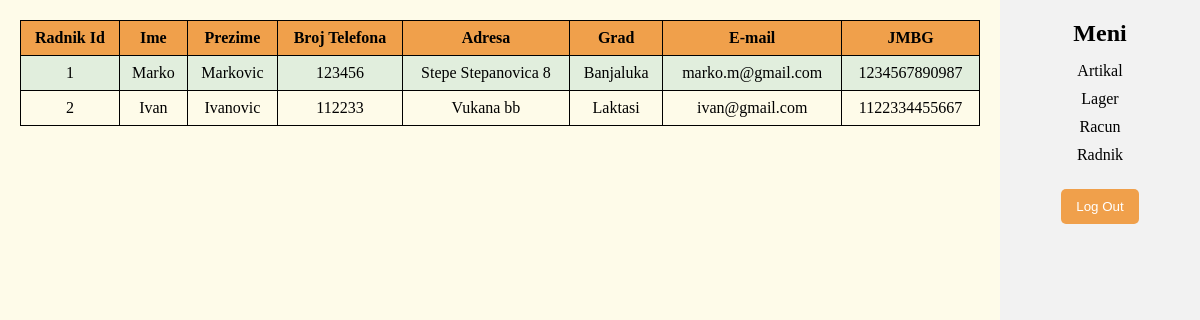
Page /radnik.php on the committed database.
### tables this page shows
CREATE TABLE `radnik` (
  `RadnikId` int(11) NOT NULL,
  `Ime` varchar(50) DEFAULT NULL,
  `Prezime` varchar(50) DEFAULT NULL,
  `BrojTelefona` varchar(50) DEFAULT NULL,
  `Adresa` varchar(100) DEFAULT NULL,
  `Grad` varchar(50) DEFAULT NULL,
  `Email` varchar(100) DEFAULT NULL,
  `JMBG` char(13) DEFAULT NULL,
  `KorisnikId` int(11) DEFAULT NULL
);

### radnik.php (the view, shortened to what this page needs)
<!DOCTYPE html>
<html lang="en">
<head>
  <link rel="stylesheet" href="css/style-radnik.css">
</head>
<body>
  <div class="tabela">
    <?php
    $conn = new mysqli("localhost", "root", "", "lanaco");
    $rolaId = 0;
    $query = "SELECT * FROM radnik";
    $result = mysqli_query($conn, $query);
    if (mysqli_num_rows($result) > 0) {
      echo "<table>";
      echo "<tr>";
      echo "<th>Radnik Id</th>";
      echo "<th>Ime</th>";
      echo "<th>Prezime</th>";
      echo "<th>Broj Telefona</th>";
      echo "<th>Adresa</th>";
      echo "<th>Grad</th>";
      echo "<th>E-mail</th>";
      echo "<th>JMBG</th>";
      echo "</tr>";
      while ($row = mysqli_fetch_assoc($result)) {
        echo "<tr>";
        echo "<td>" . $row['RadnikId'] . "</td>";
        echo "<td>" . $row['Ime'] . "</td>";
        echo "<td>" . $row['Prezime'] . "</td>";
        echo "<td>" . $row['BrojTelefona'] . "</td>";
        echo "<td>" . $row['Adresa'] . "</td>";
        echo "<td>" . $row['Grad'] . "</td>";
        echo "<td>" . $row['Email'] . "</td>";
        echo "<td>" . $row['JMBG'] . "</td>";
        echo "</tr>";
      }
      echo "</table>";
    } else {
      echo "NEMA RADNIKA ZA PRIKAZ!";
      if ($rolaId == 1) {
        echo "<br><button><a href='radnik_add.php'>Dodaj novog radnika</a></button>";
      }
    }
    ?>
  </div>
  <div class="meni">
    <h2>Meni</h2>
    <nav>
      <ul>
        <li><a href="pocetna.php">Artikal</a></li>
        <li><a href="lager.php">Lager</a></li>
        <li><a href="racun.php">Racun</a></li>
        <li><a href="radnik.php">Radnik</a></li>
      </ul>
    </nav>
    <button><a href="logout.php">Log Out</a></button>
</body>
</html>

### css/style-radnik.css (style rules this page uses)
* { margin: 0; padding: 0; box-sizing: border-box; }
body { display: flex; background-color: #FEFBE9; }
.tabela { flex: 1; padding: 20px; }
table { border-collapse: collapse; width: 100%; }
th, td { border: 1px solid black; padding: 8px; text-align: center; }
th { background-color: #F0A04B; }
tr:nth-child(even) { background-color: #E1EEDD; }
tr:nth-child(odd) { background-color: transparent; }
.meni { width: 200px; height: 100vh; background-color: #f2f2f2; padding: 20px; text-align: center; }
h2 { margin-bottom: 10px; }
nav ul { list-style-type: none; }
nav ul li a { text-decoration: none; color: black; display: block; padding: 5px 10px; }
button { margin-top: 20px; background-color: #F0A04B; color: white; padding: 10px 15px; border: none; border-radius: 5px; cursor: pointer; transition: all 0.3s ease-in-out; }
button a { text-decoration: none; color: white; }

### rows in the picture
radnik: RadnikId "1", Ime "Marko", Prezime "Markovic", BrojTelefona "123456", Adresa "Stepe Stepanovica 8", Grad "Banjaluka", Email "marko.m@gmail.com", JMBG "1234567890987"
radnik: RadnikId "2", Ime "Ivan", Prezime "Ivanovic", BrojTelefona "112233", Adresa "Vukana bb", Grad "Laktasi", Email "ivan@gmail.com", JMBG "1122334455667"
